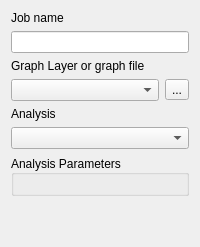
                  <widget class="QWidget" name="tab_5">
                   <attribute name="title">
                    <string>Parameters</string>
                   </attribute>
                   <layout class="QVBoxLayout" name="verticalLayout_19">
                    <item>
                     <layout class="QVBoxLayout" name="verticalLayout_21">
                      <property name="sizeConstraint">
                       <enum>QLayout::SetDefaultConstraint</enum>
                      </property>
                      <item>
                       <widget class="QLabel" name="ogdf_analysis_job_label">
                        <property name="text">
                         <string>Job name</string>
                        </property>
                       </widget>
                      </item>
                      <item>
                       <widget class="QLineEdit" name="ogdf_analysis_job_input">
                        <property name="toolTip">
                         <string>Enter name of job</string>
                        </property>
                       </widget>
                      </item>
                      <item>
                       <widget class="QLabel" name="ogdf_analysis_graph_label">
                        <property name="text">
                         <string>Graph Layer or graph file</string>
                        </property>
                       </widget>
                      </item>
                      <item>
                       <layout class="QHBoxLayout" name="horizontalLayout_9">
                        <item>
                         <widget class="QgsMapLayerComboBox" name="ogdf_analysis_graph_input">
                          <property name="toolTip">
                           <string>Select graph layer or graph file (.graphML)</string>
                          </property>
                          <property name="allowEmptyLayer">
                           <bool>true</bool>
                          </property>
                         </widget>
                        </item>
                        <item>
                         <widget class="QToolButton" name="ogdf_analysis_graph_input_tools">
                          <property name="toolTip">
                           <string>Browse</string>
                          </property>
                          <property name="text">
                           <string>...</string>
                          </property>
                         </widget>
                        </item>
                       </layout>
                      </item>
                      <item>
                       <widget class="QLabel" name="ogdf_analysis_analysis_label">
                        <property name="text">
                         <string>Analysis</string>
                        </property>
                       </widget>
                      </item>
                      <item>
                       <widget class="QComboBox" name="ogdf_analysis_analysis_input">
                        <property name="toolTip">
                         <string>Select analysis</string>
                        </property>
                       </widget>
                      </item>
                      <item>
                       <widget class="QgsCollapsibleGroupBox" name="ogdf_analysis_parameters_groupbox">
                        <property name="title">
                         <string>Analysis Parameters</string>
                        </property>
                        <property name="alignment">
                         <set>Qt::AlignLeading|Qt::AlignLeft|Qt::AlignVCenter</set>
                        </property>
                        <property name="flat">
                         <bool>false</bool>
                        </property>
                        <property name="checkable">
                         <bool>false</bool>
                        </property>
                        <property name="collapsed">
                         <bool>false</bool>
                        </property>
                        <property name="scrollOnExpand">
                         <bool>false</bool>
                        </property>
                        <property name="saveCollapsedState">
                         <bool>true</bool>
                        </property>
                        <property name="saveCheckedState">
                         <bool>false</bool>
                        </property>
                        <layout class="QVBoxLayout" name="verticalLayout_14">
                         <property name="sizeConstraint">
                          <enum>QLayout::SetMinimumSize</enum>
                         </property>
                        </layout>
                       </widget>
                      </item>
                     </layout>
                    </item>
                    <item>
                     <spacer name="verticalSpacer_6">
                      <property name="orientation">
                       <enum>Qt::Vertical</enum>
                      </property>
                      <property name="sizeHint" stdset="0">
                       <size>
                        <width>20</width>
                        <height>40</height>
                       </size>
                      </property>
                     </spacer>
                    </item>
                   </layout>
                  </widget>
